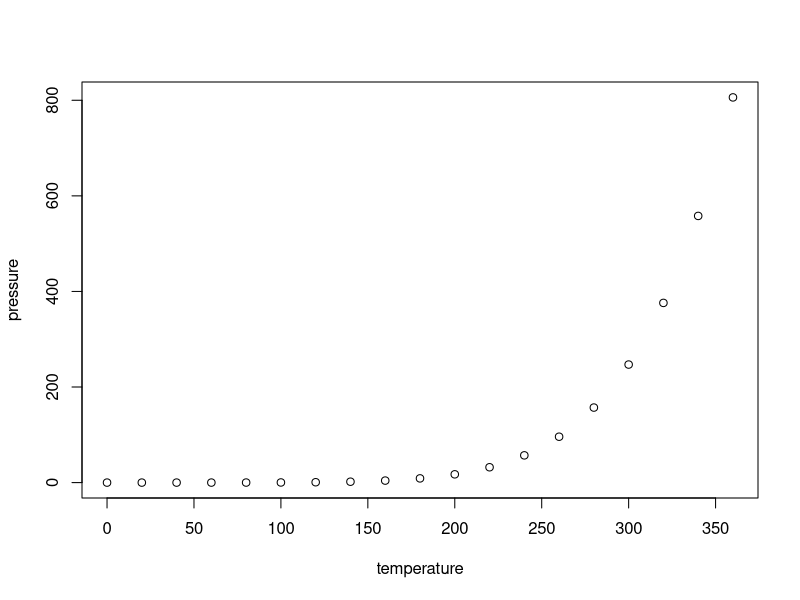
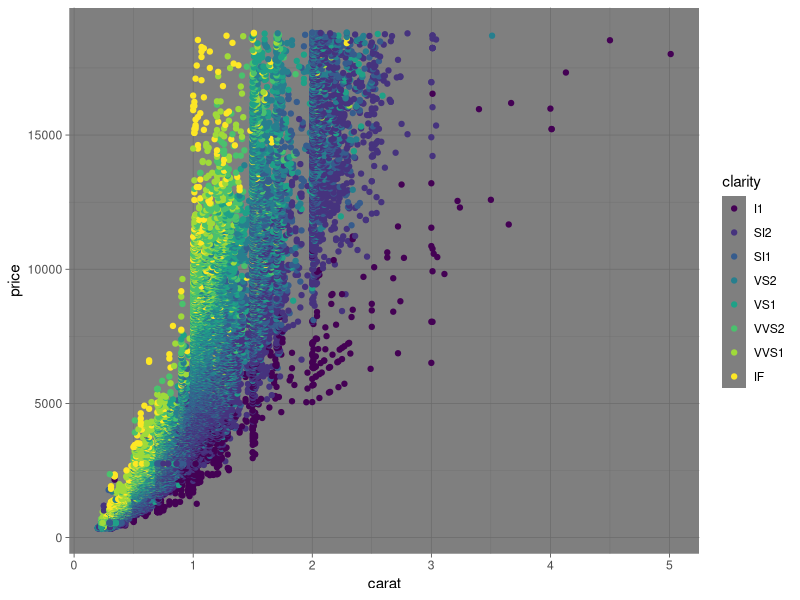

Source code (R) for these figures, in order:
## ---- chunk 1
knitr::opts_chunk$set(echo = TRUE)

#yaml
#----
#title: "Habits"
#output:
 # html_document:
  #  toc: true
   # toc_float: true
    # toc_depth: 3
    # code_folding: hide
#---

## ---- chunk 2
summary(cars)
## ---- chunk 3
plot(pressure)
## ---- chunk 4
summary(iris)
## ---- chunk 5
library(ggplot2)
ggplot(data = diamonds, 
       aes(x = carat, y = price, color = clarity)) +
    geom_point() +
  theme_dark()
